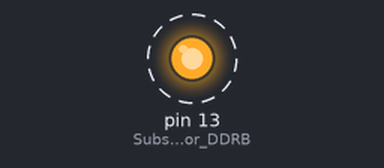
Recording of a sketch running on a simulated Arduino Uno, built with avr-gcc and run on an emulated ATmega328P. Shown: output pins drawn as LEDs (lit = HIGH). Dashed ring = blinking.

Above: at 0.5 s.
Timing chart, 0 to 4.6 s (numbered marks = the images above):
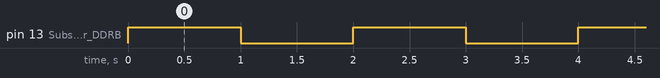

The sketch:

SE_exercicios_de_laboratorio_07.ino
```cpp
void setup() {
  asm("CLI"); // disable interrupts temporarily
  CLKPR = 1<<CLKPCE; // enable clock prescaler write sequence
  CLKPR = 1<<CLKPS3; // select clock divisor of 256
  // CLKPR = (1<<CLKPS2)|(1<<CLKPS1); // select clock divisor of 64
  asm("SEI"); // re-enable interrupts

  pinMode(13, OUTPUT);     // Substituir por DDRB = ??; // PB5/D13 is an output
}

void loop() {
  digitalWrite(13, HIGH);   // substituir por PORTB = ??; //set the LED on PB5 ON
  delay(1000);              // wait for a second
  digitalWrite(13, LOW);    // substituir por PORTB = ??; //set the LED on PB5 OFF
  delay(1000);              // wait for a second
}
```

Measured:
- by itself, pin 13 (Substituir_por_DDRB): alternates HIGH for 1.0 s and LOW for 1.0 s
